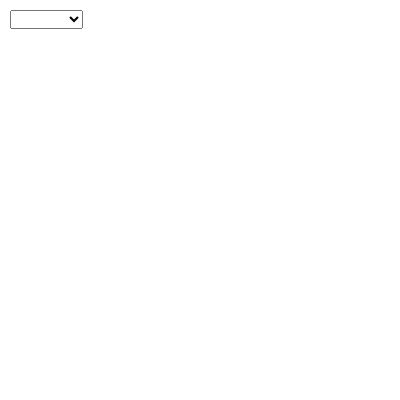
Frame 1 (no input)
Frame 60 (no input): identical to frame 1, image omitted
Frame 120 (the mouse pressed at the canvas centre since frame 60): identical to frame 1, image omitted

The p5.js sketch that drew this single still picture (run headless with seeded random() and noise() and a simulated clock; from frame 60 on, the mouse is pressed at the canvas centre):

// p5.js sketch
// ── sketch.js
var seasons
var seasonType = ""

var snowLocationX = []
var snowLocationY = []
var snowAmount =100



function setup() {
  // put setup code here
    createCanvas(400, 400)
seasons =createSelect()
seasons.position(10,10)
seasons.option("")
seasons.option("Spring")
seasons.option("Summer")
seasons.option("Fall")
seasons.option("Winter")
seasons.changed(function(){
  seasonType=seasons.value()
})
for (var x = 0; x<100; x++) {
console.log(x)
 }

 for (var i = 0; i < snowAmount; i++) {
   snowLocationX[i] = random(0, width);
   snowLocationY[i] = random(0, -500);
 }

}

function draw() {
  // put drawing code here
background(255)
fill("black")
stroke(0)
textSize(20)
text(seasonType,10,75)

seasonType=="Winter"
if (seasonType == "Spring") {
    // flower
    line(width / 2, height / 2, width / 2, 300);
      fill("white");
    for (var i = 0; i < 6; i++) {
      push();
      translate(width / 2, height / 2);
      rotate(i + 30);
      scale(2.0);
      ellipse(0, 20, 10, 20);
      pop();
    }

    fill("yellow");
    ellipse(width / 2, height / 2, 20, 20);

  }else if(seasonType=="Winter"){
    for(var i=0; i<snowAmount; i++){
      fill(200)
      ellipse(snowLocationX[i],snowLocationY,10,20)
      snowLocationY[i]=snowLocationY[i]+1

      if(snowLocationY[i]>height){
        snowLocationY[i] = random(0,-500)
        snowLocationX[i] = random(0,width);
      }
    }
  }


}
